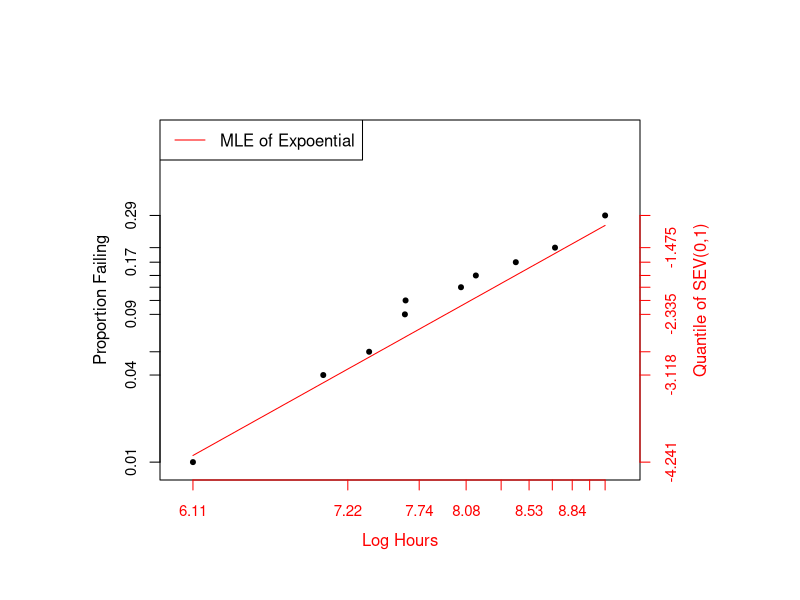
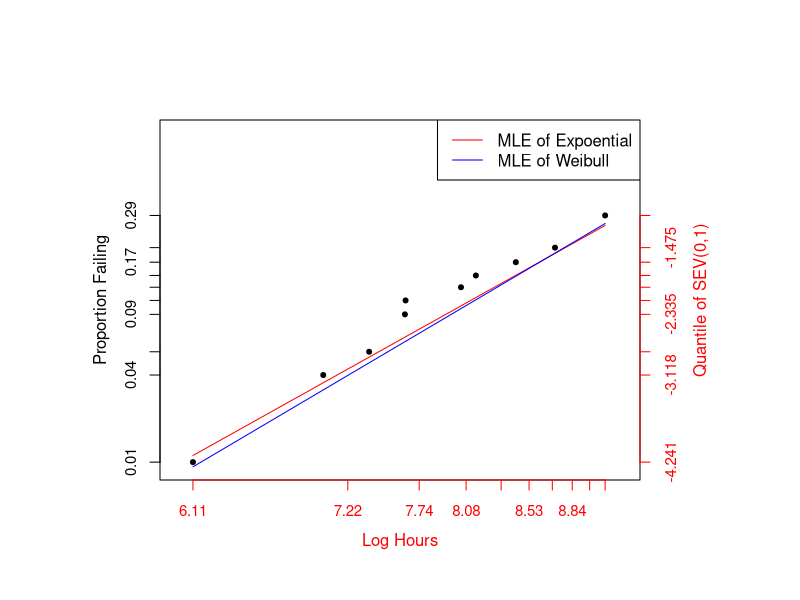
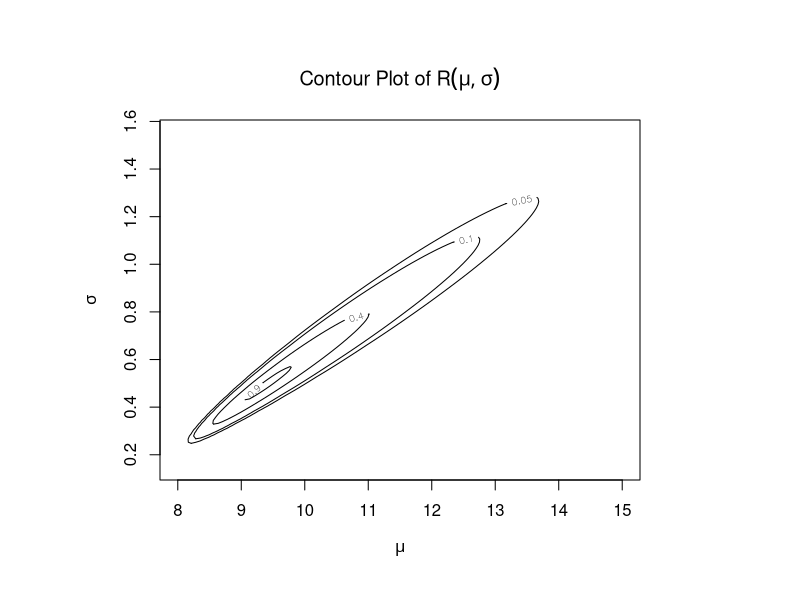
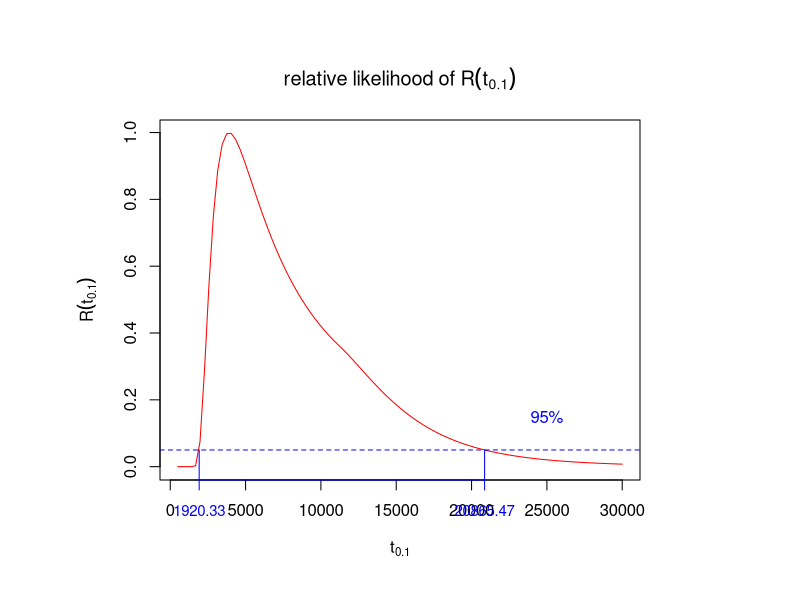
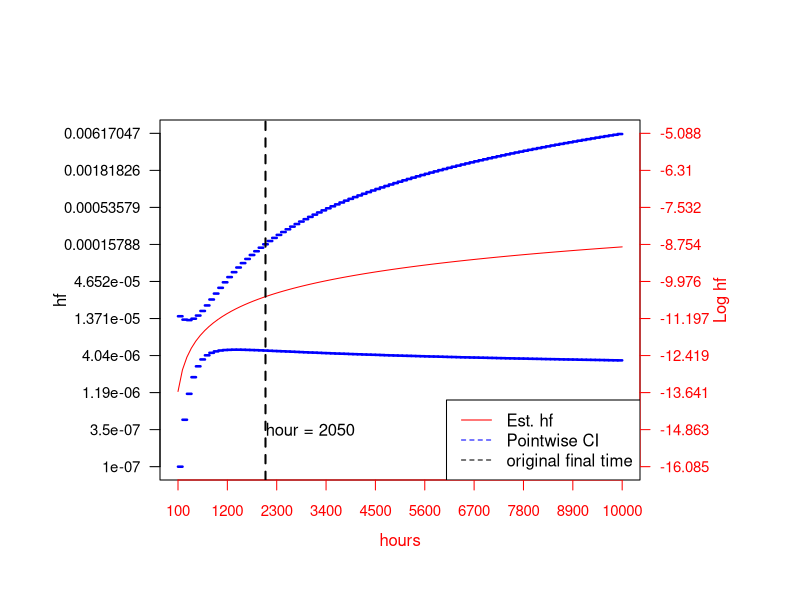

Reproduce these figures in R, in order.
## ---- chunk 1
knitr::opts_chunk$set(
	echo = TRUE,
	message = FALSE,
	warning = FALSE,
	comment = ""
)
#options(tinytex.verbose = TRUE)
## ---- chunk 2
Fan <- read.csv("Fan.csv",header = T)
t.index <- unique(Fan$Hours)
di <- rep(0,length(t.index))
label=0
for (i in 1:length(t.index)){
label <- which(Fan$Hours == t.index[i] & Fan$Censoring.Indicator=="Fail")
di[i] <- ifelse(length(label)==0,0,Fan$Count[label])
}
ri <- rep(0,length(t.index))
for (i in 1:length(t.index)){
label <- which(Fan$Hours == t.index[i] & Fan$Censoring.Indicator=="Censored")
ri[i] <- ifelse(length(label)==0,0,Fan$Count[label])
}
ni <- 0
ni[1] <- sum(Fan$Count)
for(i in 2:length(di)){
ni[i] <- ni[1] - sum(ri[1:i-1])-sum(di[1:i-1])
}
org.Fan <- data.frame("ti"=t.index,"di"=di,
                      "ri" = ri,
                      "ni"=ni)
## ---- chunk 3
## the whole implement
#(c)
ti <- org.Fan$ti
theta.hat <- sum(ti*(di+ri))/sum(di)
F.1250.hat <- pexp(1250,rate=1/theta.hat) # F(T<1250) MLE
se.hat.theta.hat <- theta.hat/sqrt(sum(di))
theta.CI <- theta.hat+c(-1,1)*qnorm(0.975)*se.hat.theta.hat
F.1250.CI <- pexp(1250,rate=1/c(theta.CI[2],theta.CI[1])) #F(T<1250) CI

#(d)
t_0.1.hat=-theta.hat*log(1-0.1)
t_0.1.CI=-theta.CI*log(1-0.1)

# (e)
logL.Weibull=function(theta,ti,di,ri){
  mu=theta[1];sig=theta[2]
  if(sig<0){sig=0.001}
  l=0
  z=(log(ti)-mu)/sig
  for(i in 1:length(ti)){
    l=l+di[i]*(-log(sig)-log(ti[i])+z[i]-exp(z[i]))+
      ri[i]*(-exp(z[i])) 
  }
  return(-l)
} # Weibull -log L
op.Weibull=optim(c(1,2),logL.Weibull,ti=ti,di=di,ri=ri,hessian=T)
#P(W <1250)
mle.Weibull=op.Weibull$par
COV.Weibull=solve(op.Weibull$hessian)
psev=function(x){
  1-exp(-exp(x))
}
dsev=function(x){
  exp(x-exp(x))
}
z = (log(1250)-mle.Weibull[1])/mle.Weibull[2]
F.1250.hat.Wei <- psev(z)
phi=dsev(z)
B=phi*c(-1,-z)/mle.Weibull[2]
se_F.1250.hat.Wei=sqrt(B%*%COV.Weibull%*%B)
F.1250.CI.Wei = F.1250.hat.Wei+c(-1,1)*qnorm(0.975)*as.numeric(se_F.1250.hat.Wei)
## ---- chunk 4
t = ti[di>0]
S.hat <- cumprod(1-org.Fan$di/org.Fan$ni)
prob <- (1-S.hat)[di>0]
par(plt=c(0.2,0.8,0.2,0.8))
plot(log(t), log(-log(1-prob)), type="p",
     col="black",yaxt="n",ylab="",xaxt="n",
     xlab="",ylim=c(-4.3,0),xlim=c(6,9.2),
     pch=20)
xl=log(seq(min(t),max(t),length=length(prob)))
yl=log(-log(1-prob))
axis(1,at=xl,lab=round(xl,2),cex.axis=0.9,col = "red",col.axis="red")
axis(2,at=yl,lab=round(prob,2),cex.axis=0.9)
axis(4,at=yl,round(yl,3),cex.axis=0.9,
     col = "red",col.axis="red")
mtext("Log Hours", side=1, line=2.5,col="red")
mtext("Proportion Failing", side=2, line=2.5)
mtext("Quantile of SEV(0,1)", side=4, line=2.5,col = "red")
curve(log(-log(1-pexp(exp(x),rate = 1/theta.hat))), 
      from = log(min(t)), to = log(max(t)), add = T, col='red')
legend('topleft', legend ='MLE of Expoential', col = 'red', lty=1)
## ---- chunk 5
cat("The MLE of F(1250):",F.1250.hat,"\n")
cat("The 95% CI of F(1250):","(",F.1250.CI[1],",",F.1250.CI[2],")","\n")
## ---- chunk 6
cat("The MLE of 0.1 quantile:",t_0.1.hat,"\n")
cat("The 95% CI of 0.1 quantile:","(",t_0.1.CI[1],",",t_0.1.CI[2],")","\n")
## ---- chunk 7
cat("The MLE of mu and sigma on Weibull:",mle.Weibull,"\n")
cat("The MLE of F(1250) on Weibull:",F.1250.hat.Wei,"\n")
cat("The 95% CI of F(1250) on Weibull:","(",F.1250.CI.Wei[1],",",F.1250.CI.Wei[2],")","\n")
par(plt=c(0.2,0.8,0.2,0.8))
plot(log(t), log(-log(1-prob)), type="p",
     col="black",yaxt="n",ylab="",xaxt="n",
     xlab="",ylim=c(-4.3,0),xlim=c(6,9.2),
     pch=20)
xl=log(seq(min(t),max(t),length=length(prob)))
yl=log(-log(1-prob))
axis(1,at=xl,lab=round(xl,2),cex.axis=0.9,col = "red",col.axis="red")
axis(2,at=yl,lab=round(prob,2),cex.axis=0.9)
axis(4,at=yl,round(yl,3),cex.axis=0.9,
     col = "red",col.axis="red")
mtext("Log Hours", side=1, line=2.5,col="red")
mtext("Proportion Failing", side=2, line=2.5)
mtext("Quantile of SEV(0,1)", side=4, line=2.5,col = "red")
curve(log(-log(1-pexp(exp(x),rate = 1/theta.hat))), from = log(min(t)), to = log(max(t)), add = T, col='red')
curve(log(-log(1-psev((x-mle.Weibull[1])/mle.Weibull[2]))), from = log(min(t)), to = log(max(t)), add = T, col='blue')
legend('topright', legend =c('MLE of Expoential','MLE of Weibull'), col = c('red',"blue"), lty=1)
## ---- chunk 8
cat("The MLE of Weibull shape parameter:",1/mle.Weibull[2],"\n")
beta.CI = 1/mle.Weibull[2] + c(-1,1)*sqrt(COV.Weibull[2,2])/mle.Weibull[2]^2
cat("The 95% CI of Weibull shape parameter:","(",beta.CI[1],",",beta.CI[2],")","\n")
## ---- chunk 9
BearingCage <- read.csv("BearingCage.csv",header = T)
t.index <- unique(BearingCage$Hours)
di <- rep(0,length(t.index))
label=0
for (i in 1:length(t.index)){
label <- which(BearingCage$Hours == t.index[i] & BearingCage$Censoring.Indicator=="Failed")
di[i] <- ifelse(length(label)==0,0,BearingCage$Count[label])
}
ri <- rep(0,length(t.index))
for (i in 1:length(t.index)){
label <- which(BearingCage$Hours == t.index[i] & BearingCage$Censoring.Indicator=="Censored")
ri[i] <- ifelse(length(label)==0,0,BearingCage$Count[label])
}
ni <- 0
ni[1] <- sum(BearingCage$Count)
for(i in 2:length(di)){
ni[i] <- ni[1] - sum(ri[1:i-1])-sum(di[1:i-1])
}
org.BearingCage <- data.frame("ti"=t.index,"di"=di,
                      "ri" = ri,
                      "ni"=ni)
## ---- chunk 10
ti <- t.index
mle <- optim(par = c(10,0.5),logL.Weibull,di=di,ri=ri,ti=ti,hessian = T)
cat("The MLE of mu and sigma:","(",mle$par[1],",",mle$par[2],")","\n")
x <- seq(8,15,length.out=100)
y <- seq(0.2,1.5,length.out=100)
z=matrix(0,100,100)
for(i in 1:100){
  for(j in 1:100){
    z[i,j]=exp(-logL.Weibull(c(x[i],y[j]),ti,di,ri)+mle$value)
  }
}
contour(x,y,z,xlab=expression(mu),ylab=expression(sigma),
        levels=c(0.9,0.4,0.1,0.05),
        main=expression(Contour~Plot~of~R(mu,sigma)),
        xlim = c(min(x),max(x)),ylim = c(min(y)-0.05,max(y)+0.05))
## ---- chunk 11
qsev=function(p){
  log(-log(1-p))
}
tp <- exp(mle$par[1]+mle$par[2]*qsev(0.1))
B <- tp*c(1,qsev(0.1))
sd.tp <- (B%*%solve(mle$hessian)%*%B)^(1/2)
w <- exp(qnorm(0.975)*sd.tp/tp)
CI.Wald <- c(tp/w,tp*w)
cat("The Wald 95% CI for 0.1 quantile:","(",CI.Wald[1],",",CI.Wald[2],")","\n")
## ---- chunk 12
ng.relative.L.tp <- function(tp,sigma){
  fn = exp(-logL.Weibull(c(log(tp)-qsev(0.1)*sigma,sigma),ti,di,ri)+mle$value)
  -fn
}
LR <- function(time){
  rt <- c()
  for (t in 1:length(time)){
    max <- optim(mle$par[2],ng.relative.L.tp,lower=0.1,
                 upper=0.8,method="Brent",tp=time[t])
    value <- ng.relative.L.tp(time[t],max$par)
    rt <- c(rt,-value)
  }
  rt
}
curve(LR(x),500,30000,xlab = expression(t[0.1]),ylab=expression(R(t[0.1])),
      main=expression(relative~likelihood~of~R(t[0.1])),col="red")
abline(h=exp(-qchisq(0.95,2)/2),lty=2,col="blue")
text(25000,exp(-qchisq(0.95,2)/2)+0.1,"95%",col="blue")
LR.CI <- function(t){(LR(t)-exp(-qchisq(0.95,2)/2))^2}
L.95 <- optim(tp,LR.CI,lower=1500,upper=tp,method="Brent")$par
U.95 <- optim(tp,LR.CI,lower=tp,upper=25000,method="Brent")$par
lines(x=c(L.95,L.95),y=c(-1,0.05),lty=1,col="blue")
lines(x=c(U.95,U.95),y=c(-1,0.05),lty=1,col="blue")
axis(1,at=c(L.95,U.95),lab=round(c(L.95,U.95),2),cex.axis=0.9,col = "blue",col.axis="blue")
cat("The LR 95% CI :","(",L.95,",",U.95,")","\n")
## ---- chunk 13
d.ti <- seq(100,10000,length=100) #used in plot
hf.hat.fun <- function(t){
  t^(1/mle$par[2]-1)*exp(-mle$par[1]/mle$par[2])*1/mle$par[2]
}
hf.hat <- hf.hat.fun(d.ti)
var.loghf <- function(t){
  mu = mle$par[1];sigma = mle$par[2]
  B1 = -sigma
  B2 = -sigma+mu-log(t)
  B = c(B1,B2)/sigma^2
  B %*% solve(mle$hessian) %*% B
} #delta method for calculate var.log(hf)
l.log.hf <- c()
u.log.hf <- c()
for ( i in 1:length(d.ti)){
  l.log.hf[i] <- log(hf.hat[i])-qnorm(0.975)*sqrt(var.loghf(d.ti[i]))
  u.log.hf[i] <- log(hf.hat[i])+qnorm(0.975)*sqrt(var.loghf(d.ti[i]))
} #build pointwise CI
par(plt=c(0.2,0.8,0.2,0.8))
curve(log(hf.hat.fun(x)),100,10000,
      yaxt="n",ylab="",xaxt="n",xlab="",col="red",
      ylim=c(min(l.log.hf),max(u.log.hf)),xlim=c(95,10001))
xaxis <- seq(100,10000,length=10)
yaxis <- seq(min(l.log.hf),max(u.log.hf),length=10)
axis(1,at=xaxis,lab=round(xaxis,0),cex.axis=0.9,
     col = "red",col.axis="red")
axis(2,at=yaxis,lab=round(exp(yaxis),8),cex.axis=0.9,las=1)
#axis(3,at=xaxis,round(xaxis,3),las=1,cex.axis=0.9,
#     col = "red",col.axis="red")
axis(4,at=yaxis,round(yaxis,3),cex.axis=0.9,las=1,
     col = "red",col.axis="red")
mtext("hours", side=1, line=2.5,col = "red")
mtext("hf", side=2, line=4.5)
#mtext("Log hours", side=3, line=2.5,col = "red")
mtext("Log hf", side=4, line=3.5,col = "red")
for(i in 1:99){
  lines(d.ti[i:(i+1)],rep(l.log.hf[i],2),lty=2,col="blue",lwd=2.5)
  lines(d.ti[i:(i+1)],rep(u.log.hf[i],2),lty=2,col="blue",lwd=2.5)
}
abline(v = max(ti),col="black",lty=2,lwd=2)
text(max(ti)+1000,yaxis[2],"hour = 2050",col="black")
legend('bottomright', legend =c('Est. hf','Pointwise CI','original final time'), col = c('red','blue','black'), lty=c(1,2,2))
